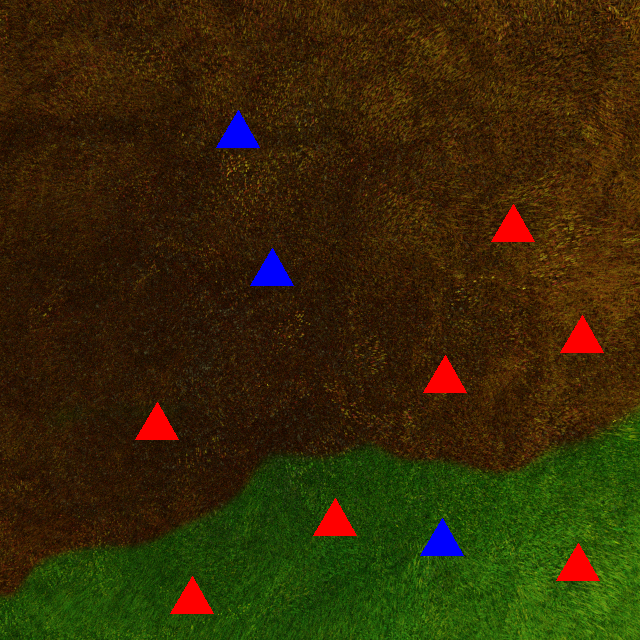
#> input picture 10.png, 640 x 640 px, found by its file name
$ python colordetect.py
#> lines starting #> are read from the running program, lines starting #| are printed output that depends on the picture; after the words box and inside, x2 and y2 are one past the last pixel; in counts of white or black regions, pixels touching at a corner belong together
import cv2
import numpy as np

# Load an image
image = cv2.imread('images/10.png')
#> image is the input picture: shape (640, 640, 3); mean B, G, R 6.8, 41, 52.9

# Convert the image to HSV color space
hsv = cv2.cvtColor(image, cv2.COLOR_BGR2HSV)
#> hsv: shape (640, 640, 3); mean H, S, V 23.3, 233.2, 64.1

# Define the color range for red (lower and upper thresholds)
red_lower = np.array([0, 100, 100])   # Adjust these values based on your desired color range
red_upper = np.array([10, 255, 255])  # Adjust these values based on your desired color range

# Create a binary mask that isolates the red pixels
red_mask = cv2.inRange(hsv, red_lower, red_upper)
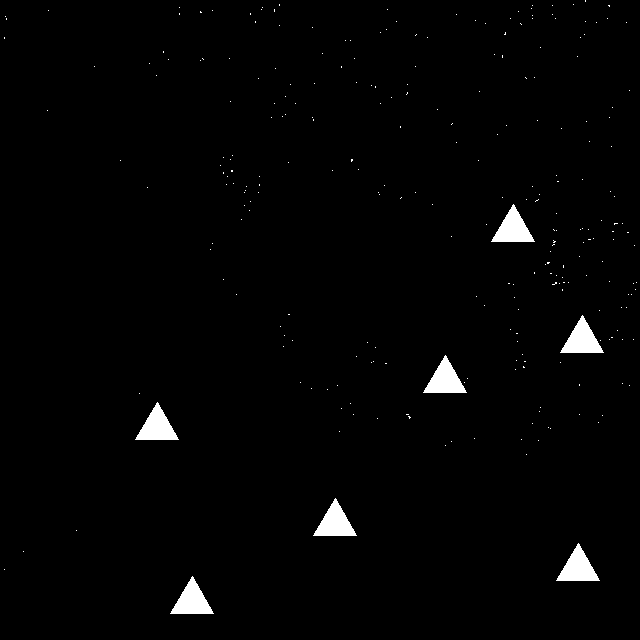
#> red_mask: shape (640, 640); 1.5% white; 265 white regions (258 under 20 px), largest, box (x1, y1, x2, y2) and area: (491, 204, 535, 242) 855, (560, 315, 604, 353) 855, (423, 355, 467, 393) 855

# Bitwise-AND the original image and the mask to extract the red regions
red_detected = cv2.bitwise_and(image, image, mask=red_mask)
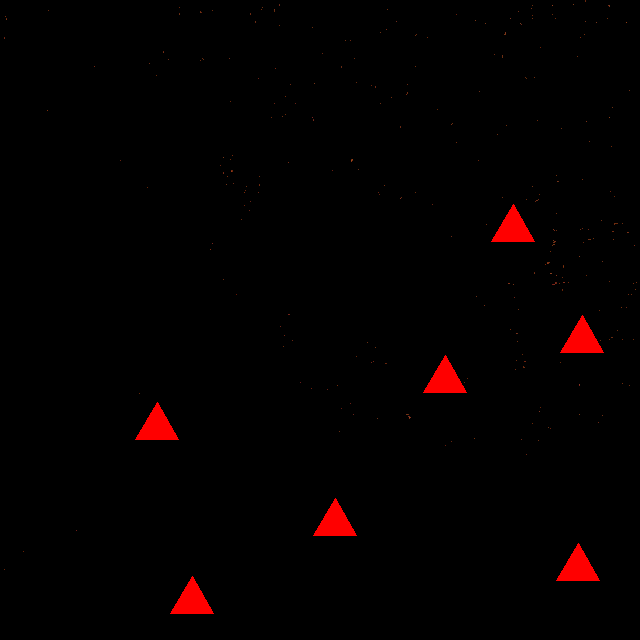
#> red_detected: shape (640, 640, 3); mean B, G, R 0, 0, 3.8

# Display the original image and the detected red regions
cv2.imshow('Original Image', image)
cv2.imshow('Detected Red', red_detected)

cv2.waitKey(0)
cv2.destroyAllWindows()

$ run again, with 1.png copied over 10.png
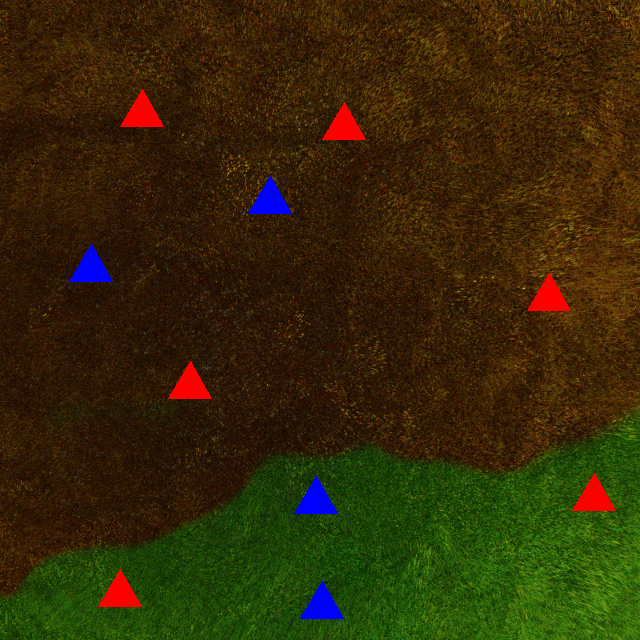
#> input picture 1.png, 640 x 640 px, found by its file name
#> image is the input picture: shape (640, 640, 3); mean B, G, R 7.3, 41.1, 52.4
#> hsv: shape (640, 640, 3); mean H, S, V 23.5, 233.2, 64.1
#> `red_mask = cv2.inRange(hsv, red_lower, red_upper)`:
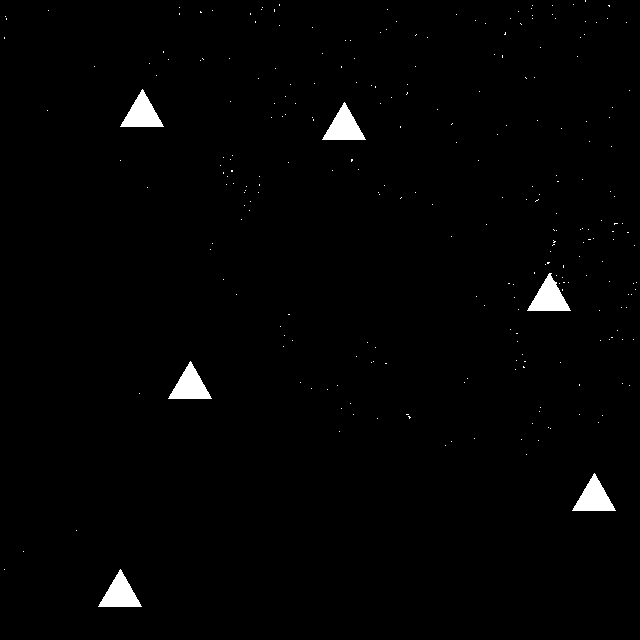
#> red_mask: shape (640, 640); 1.3% white; 262 white regions (256 under 20 px), largest, box (x1, y1, x2, y2) and area: (527, 273, 571, 311) 860, (120, 89, 164, 127) 855, (322, 102, 366, 140) 855, (168, 361, 212, 399) 855, (572, 473, 616, 511) 855, (98, 569, 142, 607) 855

$ run again, with 11.png copied over 10.png
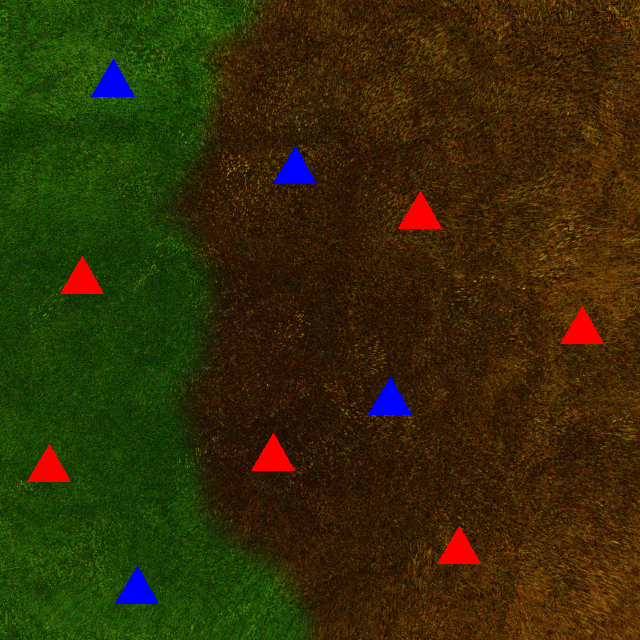
#> input picture 11.png, 640 x 640 px, found by its file name
#> image is the input picture: shape (640, 640, 3); mean B, G, R 7.3, 44.4, 51.2
#> hsv: shape (640, 640, 3); mean H, S, V 27.4, 233.8, 65.8
#> `red_mask = cv2.inRange(hsv, red_lower, red_upper)`:
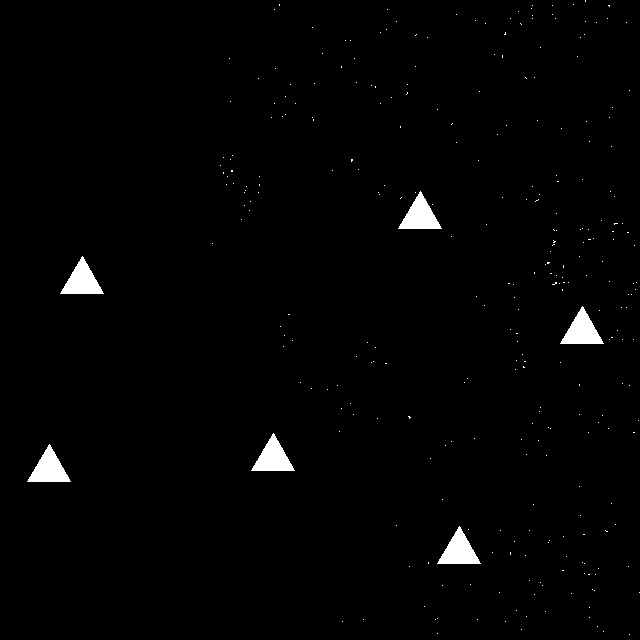
#> red_mask: shape (640, 640); 1.3% white; 295 white regions (289 under 20 px), largest, box (x1, y1, x2, y2) and area: (398, 191, 442, 229) 855, (60, 256, 104, 294) 855, (560, 306, 604, 344) 855, (251, 433, 295, 471) 855, (27, 444, 71, 482) 855, (437, 526, 481, 564) 855

$ run again, with 2.png copied over 10.png
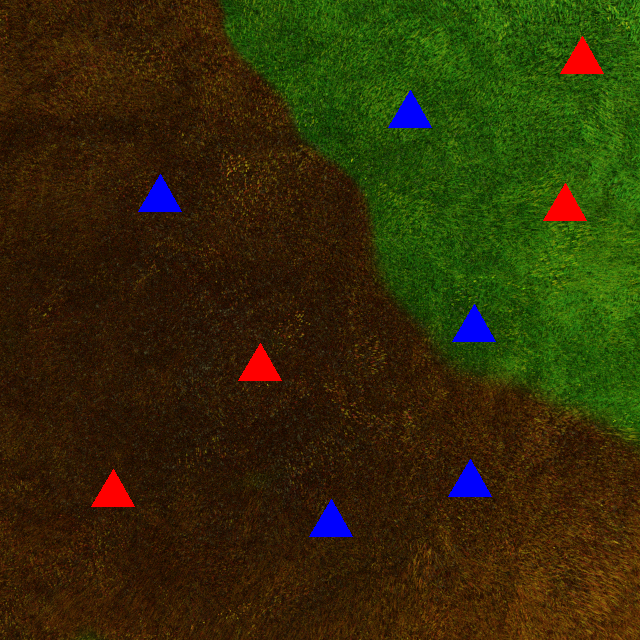
#> input picture 2.png, 640 x 640 px, found by its file name
#> image is the input picture: shape (640, 640, 3); mean B, G, R 8.1, 44.6, 49.8
#> hsv: shape (640, 640, 3); mean H, S, V 25.3, 232.9, 65.5
#> `red_mask = cv2.inRange(hsv, red_lower, red_upper)`:
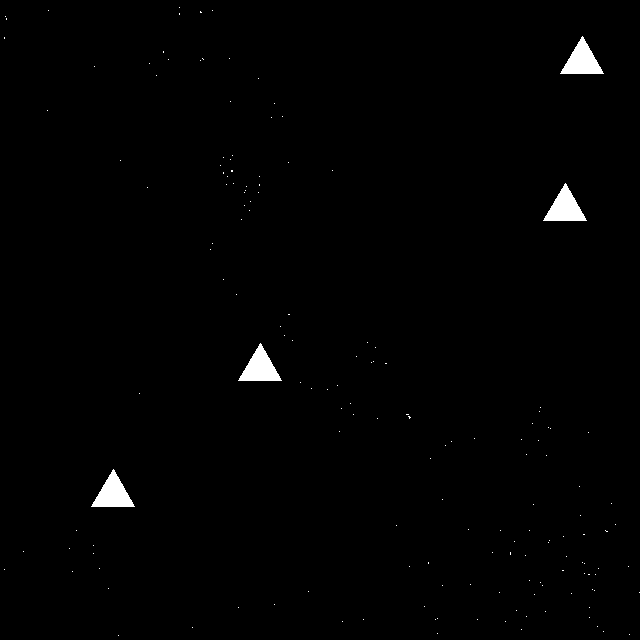
#> red_mask: shape (640, 640); 0.88% white; 161 white regions (157 under 20 px), largest, box (x1, y1, x2, y2) and area: (560, 36, 604, 74) 855, (543, 183, 587, 221) 855, (238, 343, 282, 381) 855, (91, 469, 135, 507) 855
